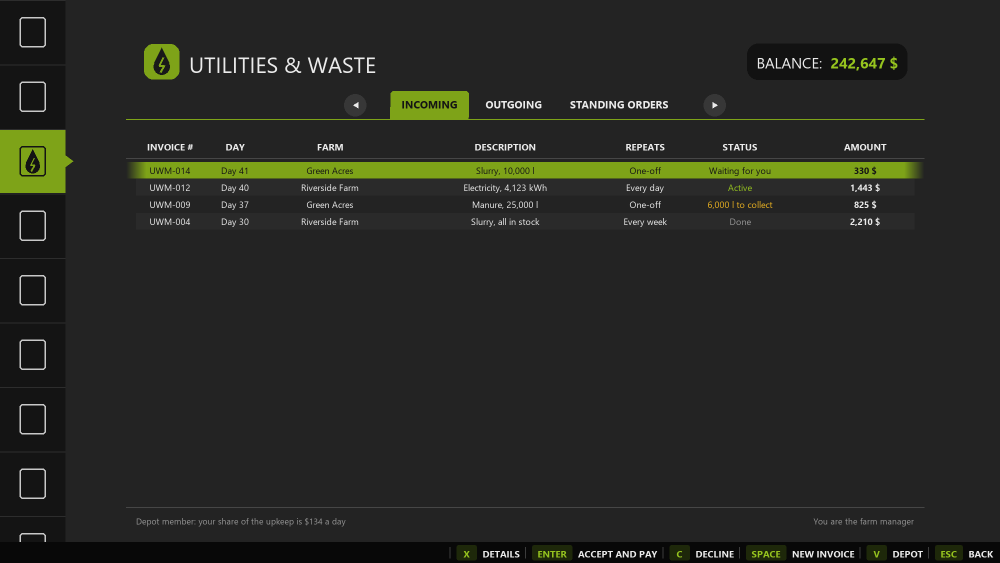
#> input picture previews/menu_v2_incoming.png, 2000 x 1125 px (shown at 1/2 size)
$ python flow_mockup_v1.py out.png
#> lines starting #> are read from the running program, lines starting #| are printed output that depends on the picture
"""What the player sees: ESC page -> New -> UWM CO-OP -> form (v4 look). python -I flow_mockup_v1.py <outDir>"""
import sys, os
from PIL import Image, ImageDraw, ImageFont, ImageEnhance
out = sys.argv[1]
F = "C:/Windows/Fonts/"
bold = lambda s: ImageFont.truetype(F + "segoeuib.ttf", s)

page = Image.open("menu_v2_incoming.png").convert("RGB")
#> page is the input picture: PIL image 2000x1125 RGB; mean R, G, B 39.1, 40.5, 35.3
d = ImageDraw.Draw(page)
# the button is just "New" now (opens the CO-OP page on every tab)
x0 = 1584
d.rectangle([x0 - 2, 1090, 1722, 1125], fill=(8, 8, 8))
d.text((x0, 1108), "NEW", font=bold(20), fill=(235, 235, 235), anchor="lm")
# highlight ring on the Space key, as if just pressed
d.rounded_rectangle([1490, 1089, 1574, 1124], 6, outline=(166, 200, 60), width=3)
page.save(os.path.join(out, "flow_v1_1_page.png"))

def over(base, dialog, name, maxh=1040):
    bg = ImageEnhance.Brightness(base).enhance(0.35)
    if dialog.height > maxh:
        dialog = dialog.resize((int(dialog.width * maxh / dialog.height), maxh), Image.LANCZOS)
    bg.paste(dialog, ((bg.width - dialog.width) // 2, (bg.height - dialog.height) // 2))
    bg.save(os.path.join(out, name))
    return bg

clean = Image.open("menu_v2_incoming.png").convert("RGB")
s2 = over(clean, Image.open("invoice_wizard_v3_choice.png").convert("RGB"), "flow_v1_2_coop.png")
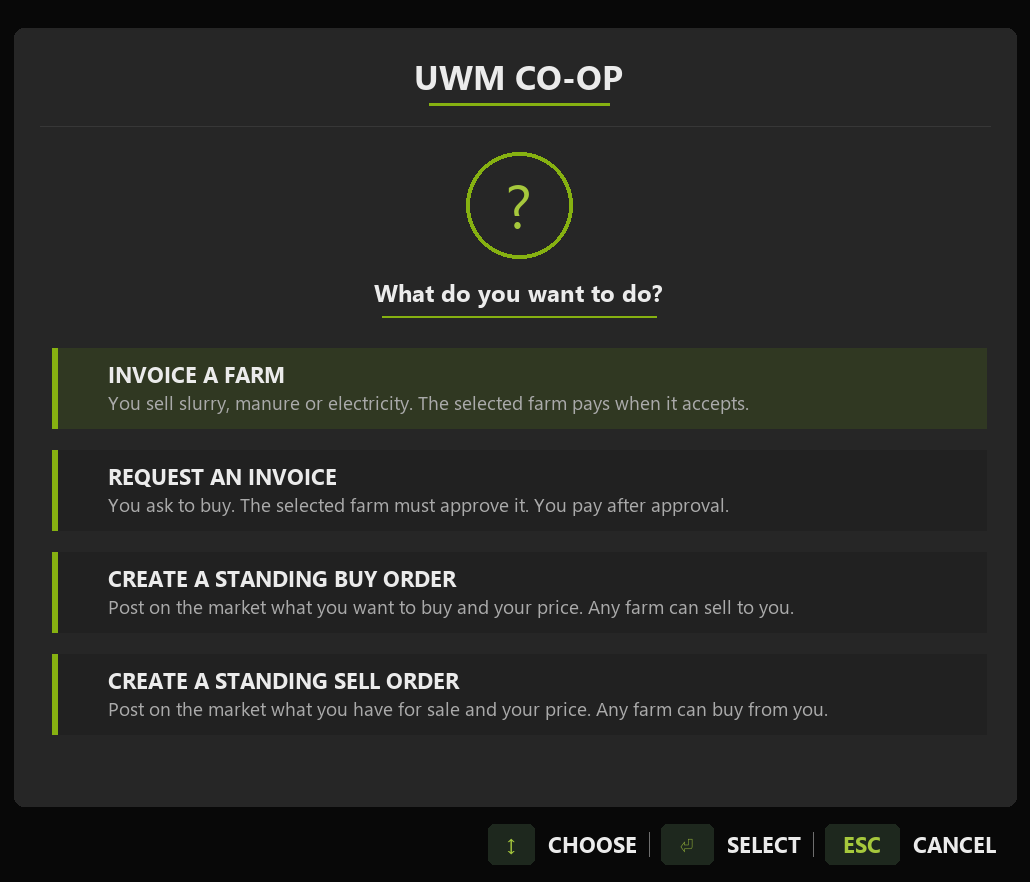
#> input picture previews/invoice_wizard_v3_choice.png, 1030 x 882 px
#> in over, `bg = ImageEnhance.Brightness(base).enhance(0.35)`:
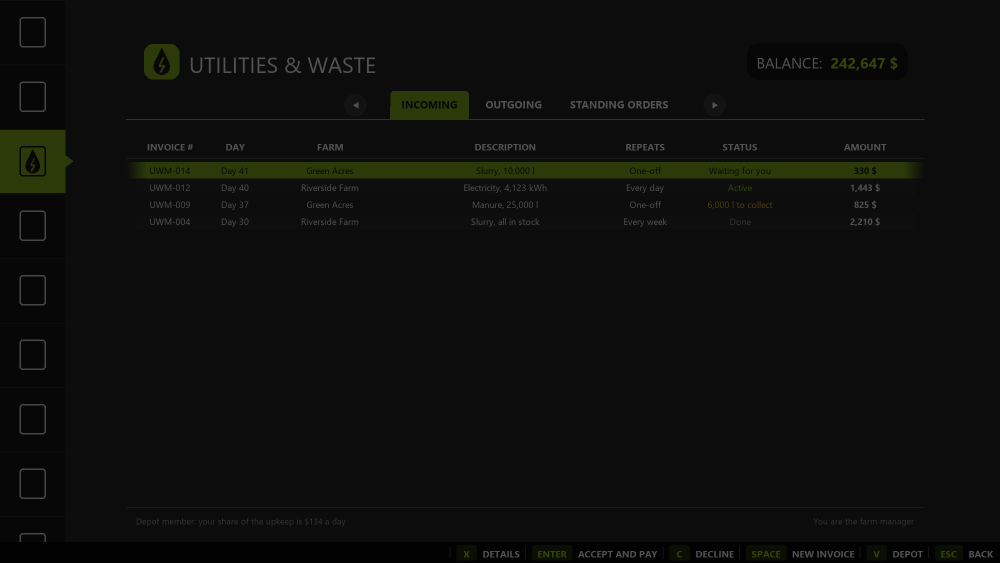
#> bg: PIL image 2000x1125 RGB (shown at 1/2 size); mean R, G, B 13.4, 13.9, 12.1
#> in over, dialog is the input picture: PIL image 1030x882 RGB; mean R, G, B 38.6, 39.5, 36.9
#> in over, `bg.paste(dialog, ((bg.width - dialog.width) // 2, (bg.height - dialog...`:
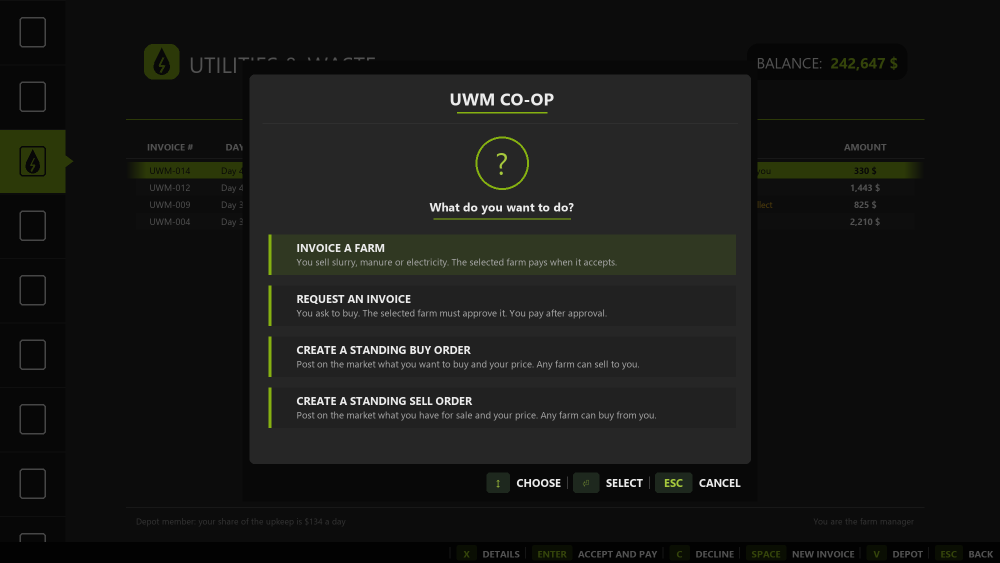
#> bg: PIL image 2000x1125 RGB (shown at 1/2 size); mean R, G, B 23.2, 23.8, 21.8
s3 = over(clean, Image.open("invoice_form_style_v4.png").convert("RGB"), "flow_v1_3_form.png", 1100)
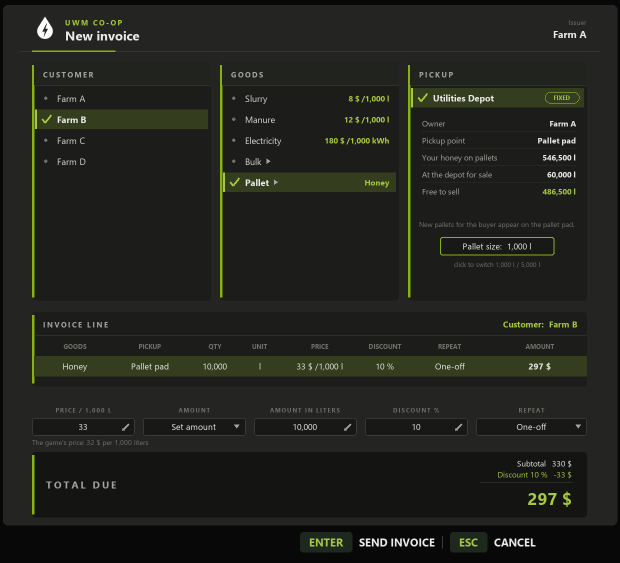
#> input picture previews/invoice_form_style_v4.png, 1240 x 1126 px (shown at 1/2 size)
#> call 2 of over, with name = 'flow_v1_3_form.png', maxh = 1100
#> in over (call 2), `bg.paste(dialog, ((bg.width - dialog.width) // 2, (bg.height - dialog...`:
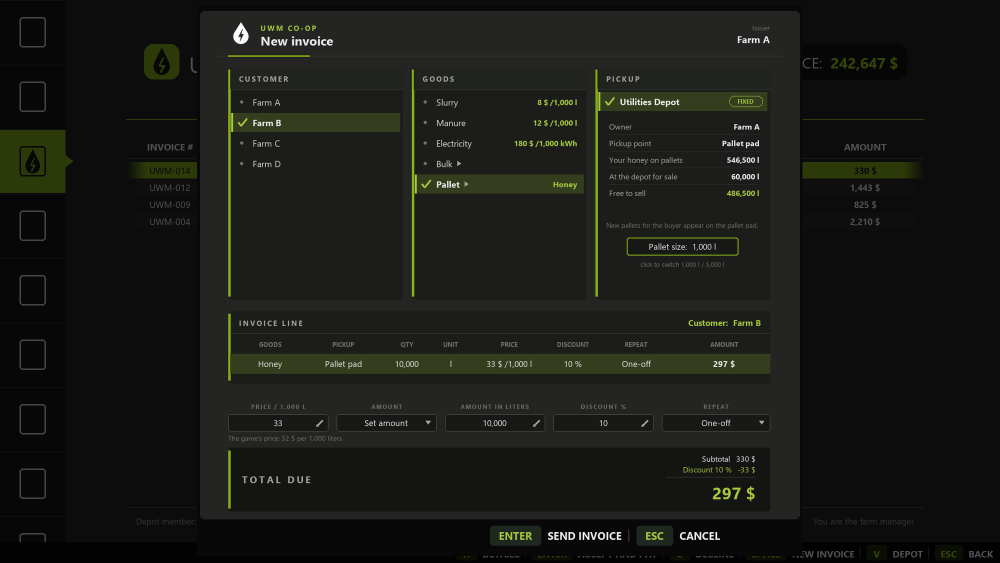
#> bg: PIL image 2000x1125 RGB (shown at 1/2 size); mean R, G, B 24.9, 26.3, 22.3

# one strip with arrows
thumbs = [im.resize((800, 450), Image.LANCZOS) for im in (Image.open(os.path.join(out, "flow_v1_1_page.png")), s2, s3)]
strip = Image.new("RGB", (800 * 3 + 2 * 120 + 80, 560), (14, 14, 14))
#> strip: PIL image 2720x560 RGB; every value is 14
sd = ImageDraw.Draw(strip)
labels = ["1. ESC > Utilities page, press SPACE (New)", "2. UWM CO-OP: pick Invoice a farm", "3. The new invoice form"]
for i, t in enumerate(thumbs):
    x = 40 + i * 920
    strip.paste(t, (x, 70))
    sd.text((x + 400, 40), labels[i], font=bold(24), fill=(235, 235, 235), anchor="mm")
    if i < 2:
        ax = x + 830
        sd.polygon([(ax, 280), (ax + 60, 295), (ax, 310)], fill=(166, 200, 60))
        sd.line([ax - 30, 295, ax + 10, 295], fill=(166, 200, 60), width=8)
#> this loop made 3 passes
#> (x, ax) on passes 1 to 2: (40, 870), (960, 1790)
#> x on pass 3: 1880
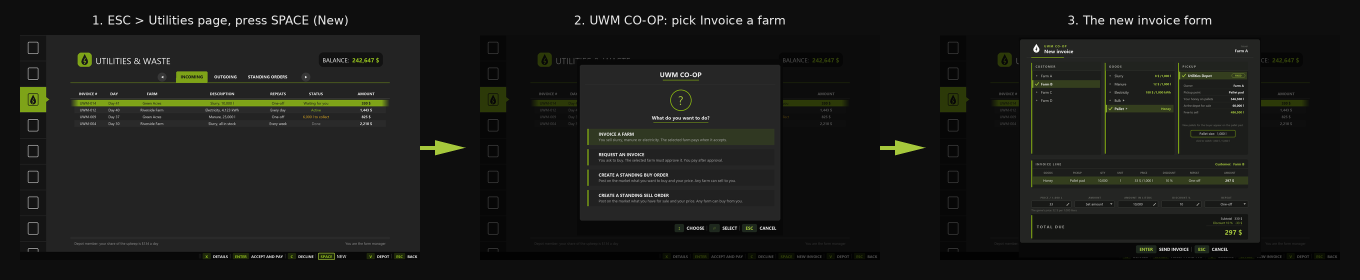
#> strip: PIL image 2720x560 RGB (shown at 1/2 size); mean R, G, B 25.7, 26.6, 23.7
strip.save(os.path.join(out, "flow_v1_strip.png"))
